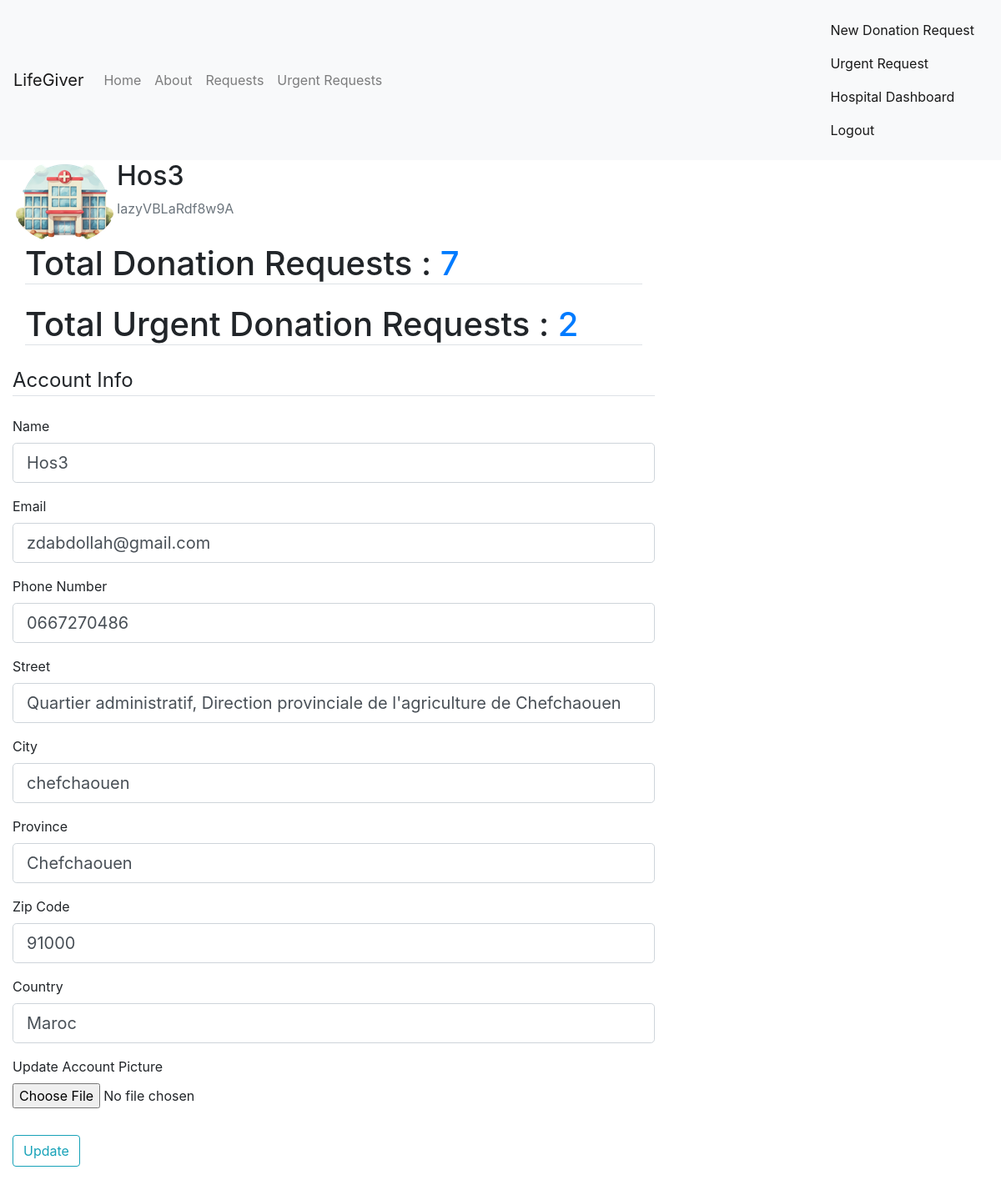
The page /hospital_dashboard (signed in) on the database its author committed.
### Lifegiver_test/lifegiver/models.py (models this page shows, shortened)
class Hospital(db.Model, UserMixin):
    __tablename__ = 'hospital'
    id = db.Column(db.Integer, primary_key=True)
    name = db.Column(db.String(225), nullable=False)
    image_file = db.Column(db.String(20), nullable=False, default='default1.png')
    street = db.Column(db.String(500), nullable=True)
    city = db.Column(db.String(100), nullable=True)
    province = db.Column(db.String(100), nullable=True)
    zip_code = db.Column(db.String(45), nullable=True)
    country = db.Column(db.String(100), nullable=True)
    phone_number = db.Column(db.String(45), nullable=False)
    email = db.Column(db.String(125), unique=True, nullable=False)
    password = db.Column(db.String(60), nullable=False)
    barcode = db.Column(db.String(100), unique=True, nullable=False)
    hospital_donations = db.relationship('UserDonation', backref='hospital_donation', lazy=True)
    hospital_requests = db.relationship('DonationRequest', backref='hospital_request', lazy=True)
    urgent_requests = db.relationship('UrgentRequest', backref='hospital_urgent_request', lazy=True)

### Lifegiver_test/lifegiver/route.py (the view)
@app.route('/hospital_dashboard', methods=['GET', 'POST'], strict_slashes=False)
@login_required
def hospital_dashboard():
    form = HospitalUpdatingForm()
    if form.validate_on_submit():
        if form.picture.data:
            picture_File = save_picture(form.picture.data)
            current_user.image_file = picture_File
        current_user.name = form.name.data
        current_user.email=form.email.data
        current_user.phone_number=form.phone_number.data
        current_user.street=form.street.data
        current_user.city=form.city.data
        current_user.province=form.province.data
        current_user.zip_code=form.zip_code.data
        current_user.country=form.country.data
        db.session.commit()
        flash('Your account has been updated successfuly!', 'success')
        return redirect(url_for('hospital_dashboard'))
    elif request.method == 'GET':
        form.name.data = current_user.name
        form.email.data=current_user.email
        form.phone_number.data=current_user.phone_number
        form.street.data=current_user.street
        form.city.data=current_user.city
        form.province.data=current_user.province
        form.zip_code.data=current_user.zip_code
        form.country.data=current_user.country
        image_file = url_for('static', filename='pics/' + current_user.image_file)
    hospital_requests = DonationRequest.query.filter_by(hospital_id=current_user.id).all()
    hospital_urgent_requests = UrgentRequest.query.filter_by(hospital_id=current_user.id).all()
    requests_count = len(hospital_requests)
    urgent_requests_count = len(hospital_urgent_requests)
    return render_template('hospital_dashboard.html', title='Hospital dashboard', image_file=image_file, requests_count=requests_count, urgent_requests_count=urgent_requests_count, form=form)

### Lifegiver_test/lifegiver/forms.py (shortened to what this page needs)
class HospitalUpdatingForm(FlaskForm):
    name = StringField('Name',
                            validators=[DataRequired(), Length(min=2, max=225)])
    email = StringField('Email',
                            validators=[DataRequired(), Email()])
    phone_number = StringField('Phone Number', validators=[DataRequired(), Length(min=10, max=45)])
    street = StringField('Street', validators=[DataRequired(), Length(max=500)])
    city = StringField('City', validators=[DataRequired(), Length(max=100)])
    province = StringField('Province', validators=[DataRequired(), Length(max=100)])
    zip_code = StringField('Zip Code', validators=[DataRequired(), Length(max=45)])
    country = StringField('Country', validators=[DataRequired(), Length(max=100)])
    picture = FileField('Update Account Picture', validators=[FileAllowed(['jpg', 'png'])])
    submit = SubmitField('Update')

### Lifegiver_test/lifegiver/models.py (called while the page is built)
@login_manager.user_loader
def load_user(user_id):
    user_type = session.get('user_type')  # Assuming 'user_type' is stored in the session
    if user_type == 'donor':
        return Donor.query.get(int(user_id))
    elif user_type == 'hospital':
        return Hospital.query.get(int(user_id))
    return None

### Lifegiver_test/lifegiver/templates/hospital_dashboard.html (shortened to what this page needs)
{% extends "layout.html" %}
{% block content %}
    <div class="content-section">
      <div class="media">
        <img class="rounded-circle account-img" src="{{ image_file }}">
        <div class="media-body">
          <h2 class="account-heading">{{ current_user.name }}</h2>
          <p class="text-secondary">{{ current_user.barcode }}</p>
        </div>
      </div>
      <div class="container">
        <h1 class="border-bottom mb-4">Total Donation Requests : <a class="mr-2" href="{{ url_for('requests_history', name=current_user.name) }}">{{ requests_count }}</a></h1>
        <h1 class="border-bottom mb-4">Total Urgent Donation Requests : <a class="mr-2" href="{{ url_for('hospital_urgent_requests', name=current_user.name) }}">{{ urgent_requests_count }}</a></h1>
      </div>
    </div>
<div class="content-section">
    <form method="POST" action="", enctype="multipart/form-data">
        <fieldset class="form-group">
            <legend class="border-bottom mb-4">Account Info</legend>
            <div class="form-group">
                {{ form.name.label(class="form-control-label") }}
                {% if form.name.errors %}
                    {{ form.name(class="form-control form-control-lg is-invalid") }}
                    <div class="invalid-feedback">
                        {% for error in form.name.errors %}
                            <span>{{ error }}</span>
                        {% endfor %}
                    </div>
                {% else %}
                    {{ form.name(class="form-control form-control-lg") }}
                {% endif %}
            </div>
            <div class="form-group">
                {{ form.email.label(class="form-control-label") }}
                {% if form.email.errors %}
                    {{ form.email(class="form-control form-control-lg is-invalid") }}
                    <div class="invalid-feedback">
                        {% for error in form.email.errors %}
                            <span>{{ error }}</span>
                        {% endfor %}
                    </div>
                {% else %}
                    {{ form.email(class="form-control form-control-lg") }}
                {% endif %}
            </div>
            <div class="form-group">
                {{ form.phone_number.label(class="form-control-label") }}
                {% if form.phone_number.errors %}
                    {{ form.phone_number(class="form-control form-control-lg is-invalid") }}
                    <div class="invalid-feedback">
                        {% for error in form.phone_number.errors %}
                            <span>{{ error }}</span>
                        {% endfor %}
                    </div>
                {% else %}
                    {{ form.phone_number(class="form-control form-control-lg") }}
                {% endif %}
            </div>
            <div class="form-group">
                {{ form.street.label(class="form-control-label") }}
                {% if form.street.errors %}
                    {{ form.street(class="form-control form-control-lg is-invalid") }}
                    <div class="invalid-feedback">
                        {% for error in form.street.errors %}
                            <span>{{ error }}</span>
                        {% endfor %}
                    </div>
                {% else %}
                    {{ form.street(class="form-control form-control-lg") }}
                {% endif %}
            </div>
            <div class="form-group">
                {{ form.city.label(class="form-control-label") }}
                {% if form.city.errors %}
                    {{ form.city(class="form-control form-control-lg is-invalid") }}
                    <div class="invalid-feedback">
                        {% for error in form.city.errors %}
                            <span>{{ error }}</span>
                        {% endfor %}
                    </div>
                {% else %}
                    {{ form.city(class="form-control form-control-lg") }}
                {% endif %}
            </div>
            <div class="form-group">
                {{ form.province.label(class="form-control-label") }}
                {% if form.province.errors %}
                    {{ form.province(class="form-control form-control-lg is-invalid") }}
                    <div class="invalid-feedback">
                        {% for error in form.province.errors %}
                            <span>{{ error }}</span>
                        {% endfor %}
                    </div>
                {% else %}
                    {{ form.province(class="form-control form-control-lg") }}
                {% endif %}
            </div>
            <div class="form-group">
                {{ form.zip_code.label(class="form-control-label") }}
                {% if form.zip_code.errors %}
                    {{ form.zip_code(class="form-control form-control-lg is-invalid") }}
                    <div class="invalid-feedback">
                        {% for error in form.zip_code.errors %}
                            <span>{{ error }}</span>
                        {% endfor %}
                    </div>
                {% else %}
                    {{ form.zip_code(class="form-control form-control-lg") }}
                {% endif %}
            </div>
            <div class="form-group">
                {{ form.country.label(class="form-control-label") }}
                {% if form.country.errors %}
                    {{ form.country(class="form-control form-control-lg is-invalid") }}
                    <div class="invalid-feedback">
                        {% for error in form.country.errors %}
                            <span>{{ error }}</span>
                        {% endfor %}
                    </div>
                {% else %}
                    {{ form.country(class="form-control form-control-lg") }}
                {% endif %}
            </div>
            <div class="form-group">
                {{ form.picture.label() }}
                {{ form.picture(class='form-control-file') }}
            </div>
        </fieldset>
        <div class="form-group">
            {{ form.submit(class="btn btn-outline-info") }}
        </div>
    </form>
</div>
    </div>
{% endblock content %}

### rows shown on the page
Hospital: name "Hos3", barcode "IazyVBLaRdf8w9A", email "zdabdollah@gmail.com", phone_number "0667270486", street "Quartier administratif, Direction provinciale de l'agriculture de Chefchaouen", city "chefchaouen", province "Chefchaouen", zip_code "91000", country "Maroc"

### other values the page prints
{{ requests_count }} "7"
{{ urgent_requests_count }} "2"
